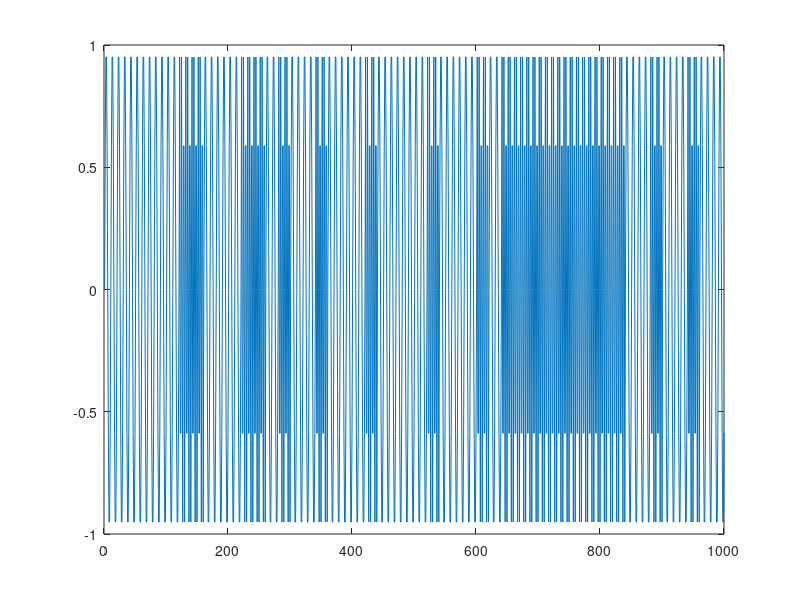

Reproduce this figure in MATLAB. (Note: this script raises an error after producing the figure.)
%Generating FM signal
clc
clear all;
close all;
%use orthogonal modulation generate modulated siganl
%You can see the original signal v in the code.
fc=1e4;                                                 %carrier frequency
fs=1e5;                                                 %sample frequency
Rs=5e3;                                                 %symbol rate of digital signal
T=1/fs;                                                 %sample time
L=1000;                                                 %length of signal
t=(0:L-1)*T;                                            %time vector
A=1;                                                    %%Ampltitude
v=A*cos(2*pi*1000*t);                                   %modulation signal
xs=sin(2*pi*fc*t);
xc=cos(2*pi*fc*t);

fc1=1.1e4;                                              %|fc1-fc|<Rs
fc1=3e4;                                                %|fc1-fc|>Rs
xs1=sin(2*pi*fc1*t);
xc1=cos(2*pi*fc1*t);
T_fsk=1/Rs;                                        
a_n=round(rand(1,round(L/(T_fsk*fs))));
a_fsk1=repmat(a_n,T_fsk*fs,1);
a_fsk1=a_fsk1(:)';
a_fsk2=a_fsk1<1;                                      %0->1,1->0
%stairs(a_fsk1)
I_fsk1=0;
Q_fsk1=a_fsk1;
I_fsk2=0;
Q_fsk2=a_fsk2;
y_fsk=I_fsk1.*xc+Q_fsk1.*xs+I_fsk2.*xc1+Q_fsk2.*xs1;  %equal to add two ask
figure(1)
plot(y_fsk)
figure(2)
plotSpectral(y_fsk,fs)
